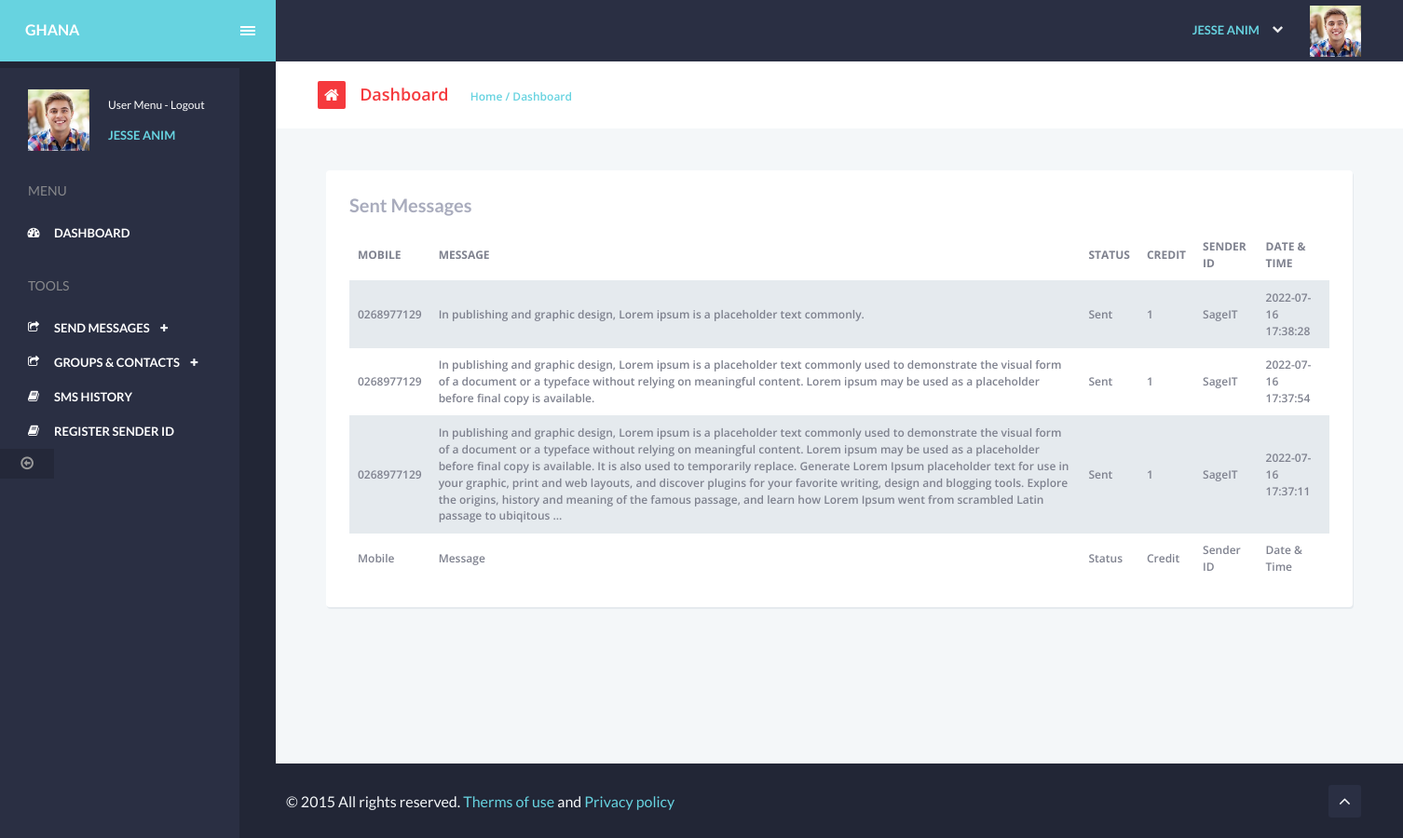
The app's page /sms-history.php (signed in), older data.
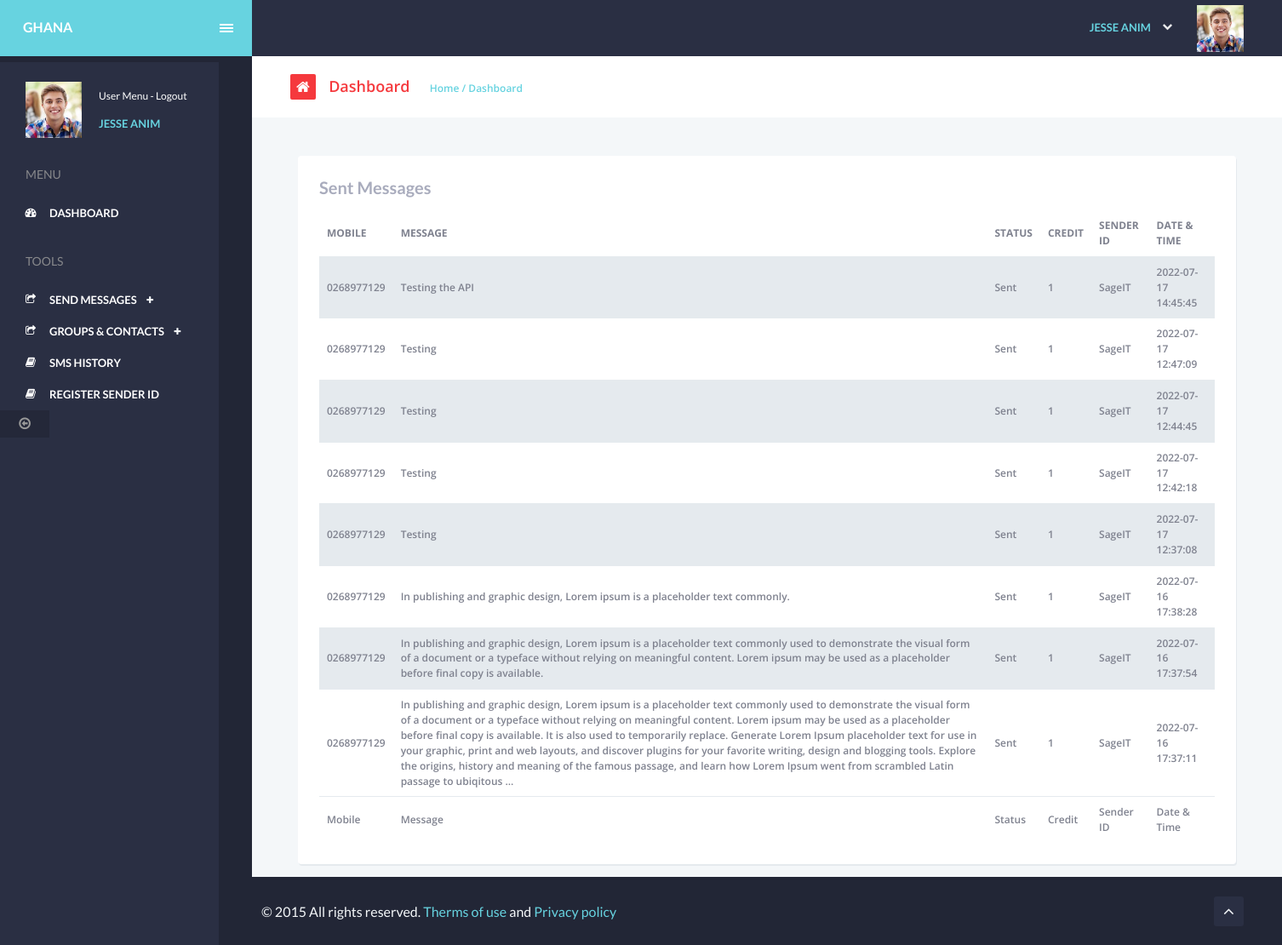
The same page, newer data.
### tables this page shows
CREATE TABLE `sms_logs` (
  `id` int(11) NOT NULL,
  `client_id` int(11) NOT NULL,
  `senderID_used_id` int(11) NOT NULL,
  `recipient` varchar(255) NOT NULL,
  `message` varchar(1000) NOT NULL,
  `date` timestamp NOT NULL DEFAULT current_timestamp() ON UPDATE current_timestamp()
);

CREATE TABLE `senderID` (
  `id` int(11) NOT NULL,
  `status` int(11) NOT NULL DEFAULT 0,
  `client_id` int(11) NOT NULL,
  `sender_id` varchar(255) NOT NULL,
  `purpose` varchar(255) NOT NULL,
  `date_created` timestamp NOT NULL DEFAULT current_timestamp() ON UPDATE current_timestamp()
);

### partials/header.php (called while the page is built)
<?php
include_once 'partials/head.php';
include_once 'partials/sidebar.php';
include_once 'partials/navbar.php';

### helpers/functions.php (called while the page is built, shortened)
<?php
    function convertSenderIDToName($con, $senderID){
        $query = "SELECT sender_id FROM senderID WHERE id = :id";
        $statement = $con->prepare($query);
        $statement->execute(
            array(
                ":id" => $senderID,
            )
        );
        return $statement->fetch()['sender_id'];
    }
?>

### sms-history.php (the view, shortened to what this page needs)
<?php
    require_once 'partials/header.php';
    require_once 'helpers/functions.php';
    $client_id = $_SESSION['sage_it_sms_id'];
    $query = "SELECT * FROM sms_logs WHERE client_id = :c_id ORDER BY date DESC";
    $statement = $con->prepare($query);
    $statement->execute(
        array(
            ":c_id" => $client_id
        )
    );
    $count = $statement->rowCount();
    $row = $statement->fetchAll(PDO::FETCH_ASSOC);
?>
<section id="content" class="table-layout animated fadeIn">
    <div class="chute chute-center">
        <div class="col-md-12">
            <div class="panel panel-visible" id="spy3">
                <div class="panel-heading">
                    <div class="panel-title hidden-xs">
                        Sent Messages
                    </div>
                </div>
                <div class="panel-body pn">
                    <div class="table-responsive">
                        <table class="table table-striped table-hover" id="datatable3" cellspacing="0" width="100%">
                            <thead>
                                <tr>
                                    <th class="va-m sorting_desc">Mobile</th>
                                    <th class="va-m">Message</th>
                                    <th class="va-m">Status</th>
                                    <th class="va-m">Credit</th>
                                    <th class="hidden-xs va-m">Sender ID</th>
                                    <th class="hidden-xs va-m"> Date & Time</th>
                                </tr>
                            </thead>
                            <tfoot>
                                <tr>
                                    <th class="va-m sorting_desc">Mobile</th>
                                    <th class="va-m">Message</th>
                                    <th class="va-m">Status</th>
                                    <th class="va-m">Credit</th>
                                    <th class="hidden-xs va-m">Sender ID</th>
                                    <th class="hidden-xs va-m"> Date & Time</th>
                                </tr>
                            </tfoot>
                            <tbody>
                                <?php
                                    if($count > 0 && !(empty($row))){
                                        foreach($row as $results){?>
                                        <tr>
                                            <td><?= $results['recipient'];?></td>
                                            <td><?= $results['message'];?></td>
                                            <td>Sent</td>
                                            <td>1</td>
                                            <td class="hidden-xs"><?= convertSenderIDToName($con, $results['senderID_used_id']);?></td>
                                            <td class="hidden-xs"><?= $results['date'];?></td>
                                        </tr>
                                    <?php
                                        }
                                    }
                                ?>
                            </tbody>
                        </table>
                    </div>
                </div>
            </div>
        </div>
    </div>
</section>
<?php
    require_once 'partials/footer.php';
?>

### partials/head.php (shortened to what this page needs)
<!DOCTYPE html>
<html>
<head>
    <link rel="stylesheet" type="text/css" href="assets/fonts/icomoon/icomoon.css">
    <link rel="stylesheet" type="text/css" href="assets/js/plugins/fullcalendar/fullcalendar.min.css">
    <link rel="stylesheet" type="text/css" href="assets/js/plugins/magnific/magnific-popup.css">
    <link rel="stylesheet" type="text/css" href="assets/js/plugins/c3charts/c3.min.css">
    <link rel="stylesheet" type="text/css" href="assets/skin/default_skin/css/theme.css">
    <link rel="stylesheet" type="text/css" href="assets/allcp/forms/css/forms.css">
    <link rel="stylesheet" type="text/css" href="assets/js/plugins/datatables/media/css/dataTables.bootstrap.css">
    <link rel="stylesheet" type="text/css"
        href="assets/js/plugins/datatables/extensions/Editor/css/dataTables.editor.css">
    <link rel="stylesheet" type="text/css"
        href="assets/js/plugins/datatables/extensions/ColReorder/css/dataTables.colReorder.min.css">
    <link rel="stylesheet" href="sweetalert2.min.css">
</head>
<body class="dashboard-page">
    <div id="main">
        <header class="navbar navbar-fixed-top bg-dark">
            <div class="navbar-logo-wrapper">
                <a class="navbar-logo-text" href="dashboard.php">
                    <b><?= $_SESSION['sage_it_business_name']; ?></b>
                </a>
                <span id="sidebar_left_toggle" class="ad ad-lines"></span>
            </div>
            <ul class="nav navbar-nav navbar-right">
                <li class="dropdown dropdown-fuse">
                    <a href="#" class="dropdown-toggle fw600" data-toggle="dropdown">
                        <span class="hidden-xs">
                            <name><?= $_SESSION['sage_it_sms_name']; ?></name>
                        </span>
                        <span class="fa fa-caret-down hidden-xs mr15"></span>
                        <img src="assets/img/avatars/profile_avatar.jpg" alt="avatar" class="mw55">
                    </a>
                </li>
            </ul>
        </header>
        <aside id="sidebar_left" class="nano nano-light affix">
            <div class="sidebar-left-content nano-content">
                <header class="sidebar-header">
                    <div class="sidebar-widget author-widget">
                        <div class="media">
                            <a class="media-left" href="#">
                                <img src="assets/img/avatars/profile_avatar.jpg" class="img-responsive">
                            </a>
                            <div class="media-body">
                                <div class="media-links">
                                    <a href="#" /*class="sidebar-menu-toggle"*/>User Menu -</a> <a onclick="Logout()" style="cursor: pointer;"
                                        >Logout</a>
                                </div>
                                <div class="media-author"><?= $_SESSION['sage_it_sms_name']; ?></div>
                            </div>
                        </div>
                    </div>
                </header>

### partials/sidebar.php (shortened to what this page needs)
<ul class="nav sidebar-menu">
    <li class="sidebar-label pt30">Menu</li>
    <li class="active">
        <a class="accordion-toggle menu-open" href="dashboard.php">
            <span class="fa fa-dashboard"></span>
            <span href="dashboard.php" class="sidebar-title">Dashboard</span>
        </a>
    </li>
    <li class="sidebar-label pt25">Tools</li>
    <li>
        <a class="accordion-toggle" href="#">
            <span class="fa fa-share-square-o"></span>
            <span class="sidebar-title">SEND MESSAGES</span>
            <span class="caret"></span>
        </a>
    </li>
    <li>
        <a class="accordion-toggle" href="#">
            <span class="fa fa-share-square-o"></span>
            <span class="sidebar-title">GROUPS & CONTACTS</span>
            <span class="caret"></span>
        </a>
    </li>
    <li>
        <a href="sms-history.php">
            <span class="fa fa-book"></span>
            <span class="sidebar-title">SMS History</span>
        </a>
    </li>
    <li>
        <a href="register-sender-id.php">
            <span class="fa fa-book"></span>
            <span class="sidebar-title">Register Sender ID</span>
        </a>
    </li>

### partials/navbar.php
        <div class="sidebar-toggler">
            <a href="#">
                <span class="fa fa-arrow-circle-o-left"></span>
            </a>
        </div>
    </div>
</aside>
<section id="content_wrapper">
    <header id="topbar" class="alt">
        <div class="topbar-left">
            <ol class="breadcrumb">
                <li class="breadcrumb-icon">
                    <a href="dashboard.php">
                        <span class="fa fa-home"></span>
                    </a>
                </li>
                <li class="breadcrumb-active">
                    <a href="dashboard.php">Dashboard</a>
                </li>
                <li class="breadcrumb-link">
                    <a href="dashboard.php">Home</a>
                </li>
                <li class="breadcrumb-current-item">Dashboard</li>
            </ol>
        </div>
    </header>

### partials/footer.php (shortened to what this page needs)
        <footer id="content-footer" class="affix">
            <div class="row">
                <div class="col-md-6">
                    <span class="footer-legal">© 2015 All rights reserved. <a href="#">Therms of use</a> and <a
                            href="#">Privacy policy</a></span>
                </div>
                <div class="col-md-6 text-right">
                    <span class="footer-meta"></span>
                    <a href="#content" class="footer-return-top">
                        <span class="fa fa-angle-up"></span>
                    </a>
                </div>
            </div>
        </footer>
    </section>
</div>
</body>
</html>

Row changes from the older to the newer data that the page shows:
added sms_logs: recipient "0268977129", message "Testing the API", senderID_used.sender_id "SageIT", date "2022-07-17 14:45:45"
added sms_logs: recipient "0268977129", message "Testing", senderID_used.sender_id "SageIT", date "2022-07-17 12:47:09"
added sms_logs: recipient "0268977129", message "Testing", senderID_used.sender_id "SageIT", date "2022-07-17 12:44:45"
added sms_logs: recipient "0268977129", message "Testing", senderID_used.sender_id "SageIT", date "2022-07-17 12:42:18"
added sms_logs: recipient "0268977129", message "Testing", senderID_used.sender_id "SageIT", date "2022-07-17 12:37:08"
